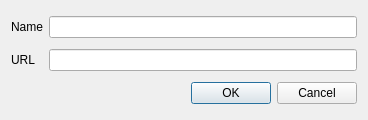
<?xml version="1.0" encoding="UTF-8"?>
<ui version="4.0">
 <class>NewCSWConnectionDialog</class>
 <widget class="QDialog" name="NewCSWConnectionDialog">
  <property name="geometry">
   <rect>
    <x>0</x>
    <y>0</y>
    <width>368</width>
    <height>120</height>
   </rect>
  </property>
  <property name="windowTitle">
   <string>Create a new CSW connection</string>
  </property>
  <layout class="QGridLayout" name="gridLayout">
   <item row="0" column="0">
    <widget class="QLabel" name="label">
     <property name="text">
      <string>Name</string>
     </property>
    </widget>
   </item>
   <item row="0" column="1">
    <widget class="QLineEdit" name="leName"/>
   </item>
   <item row="1" column="0">
    <widget class="QLabel" name="label_2">
     <property name="text">
      <string>URL</string>
     </property>
    </widget>
   </item>
   <item row="1" column="1">
    <widget class="QLineEdit" name="leURL"/>
   </item>
   <item row="2" column="0" colspan="2">
    <widget class="QDialogButtonBox" name="buttonBox">
     <property name="orientation">
      <enum>Qt::Horizontal</enum>
     </property>
     <property name="standardButtons">
      <set>QDialogButtonBox::Cancel|QDialogButtonBox::Ok</set>
     </property>
    </widget>
   </item>
  </layout>
 </widget>
 <resources/>
 <connections>
  <connection>
   <sender>buttonBox</sender>
   <signal>accepted()</signal>
   <receiver>NewCSWConnectionDialog</receiver>
   <slot>accept()</slot>
   <hints>
    <hint type="sourcelabel">
     <x>248</x>
     <y>254</y>
    </hint>
    <hint type="destinationlabel">
     <x>157</x>
     <y>274</y>
    </hint>
   </hints>
  </connection>
  <connection>
   <sender>buttonBox</sender>
   <signal>rejected()</signal>
   <receiver>NewCSWConnectionDialog</receiver>
   <slot>reject()</slot>
   <hints>
    <hint type="sourcelabel">
     <x>316</x>
     <y>260</y>
    </hint>
    <hint type="destinationlabel">
     <x>286</x>
     <y>274</y>
    </hint>
   </hints>
  </connection>
 </connections>
</ui>
